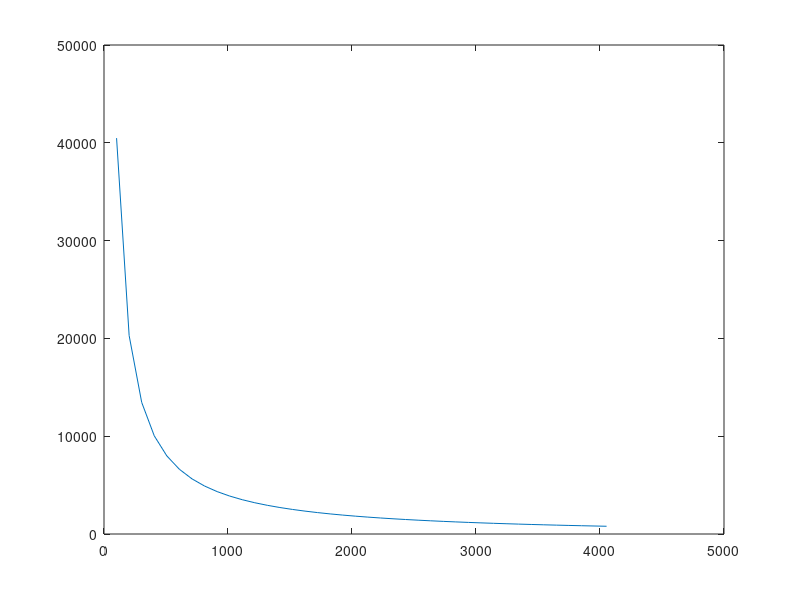

Source code (MATLAB):
function principal
global T P R
P=[1:40]*101.325;
T=500;
R=8314;
Vsol=fsolve(@(X) aux(X),P.*R./T)
plot(P,Vsol)
end

function resp=aux(V)
global T P R
Tc=425.2;
Pc=3797;
w=0.1931;
S=0.4850+1.55171*w-1.15613*(w^2);
alpha=(1+S*(1-(T/Tc)^0.5))^2;
a=(0.4278*R^2*Tc^2)/Pc;
b=(0.0867*R*Tc)/Pc;
for i=1:40
    resp(i)=((R*T)/(V(i)-b))-((a*alpha)/(V(i)*(V(i)+b)))-P(i);
end
end